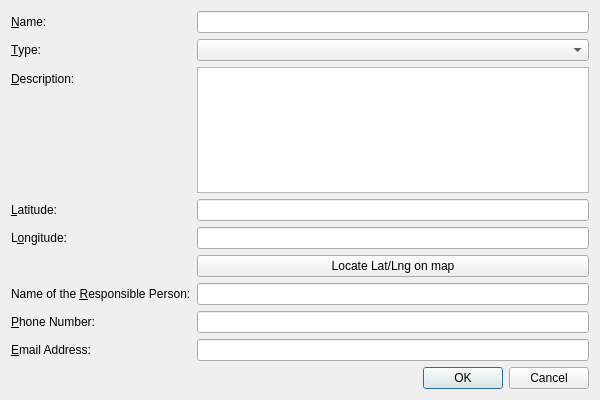
<?xml version="1.0" encoding="UTF-8"?>
<ui version="4.0">
 <class>HealthCenterDialog</class>
 <widget class="QDialog" name="HealthCenterDialog">
  <property name="geometry">
   <rect>
    <x>0</x>
    <y>0</y>
    <width>600</width>
    <height>400</height>
   </rect>
  </property>
  <property name="minimumSize">
   <size>
    <width>600</width>
    <height>400</height>
   </size>
  </property>
  <property name="maximumSize">
   <size>
    <width>600</width>
    <height>400</height>
   </size>
  </property>
  <property name="windowTitle">
   <string>Dialog</string>
  </property>
  <layout class="QFormLayout" name="formLayout">
   <property name="fieldGrowthPolicy">
    <enum>QFormLayout::AllNonFixedFieldsGrow</enum>
   </property>
   <item row="0" column="0">
    <widget class="QLabel" name="nameLabel">
     <property name="text">
      <string>&amp;Name:</string>
     </property>
     <property name="buddy">
      <cstring>nameLineEdit</cstring>
     </property>
    </widget>
   </item>
   <item row="0" column="1">
    <widget class="QLineEdit" name="nameLineEdit">
     <property name="inputMethodHints">
      <set>Qt::ImhUppercaseOnly</set>
     </property>
    </widget>
   </item>
   <item row="1" column="0">
    <widget class="QLabel" name="typeLabel">
     <property name="text">
      <string>&amp;Type:</string>
     </property>
     <property name="buddy">
      <cstring>typeComboBox</cstring>
     </property>
    </widget>
   </item>
   <item row="1" column="1">
    <widget class="QComboBox" name="typeComboBox"/>
   </item>
   <item row="2" column="0">
    <widget class="QLabel" name="descriptionLabel">
     <property name="text">
      <string>&amp;Description:</string>
     </property>
     <property name="buddy">
      <cstring>descriptionTextEdit</cstring>
     </property>
    </widget>
   </item>
   <item row="2" column="1">
    <widget class="QTextEdit" name="descriptionTextEdit"/>
   </item>
   <item row="3" column="0">
    <widget class="QLabel" name="latitudeLabel">
     <property name="text">
      <string>&amp;Latitude:</string>
     </property>
     <property name="buddy">
      <cstring>latitudeLineEdit</cstring>
     </property>
    </widget>
   </item>
   <item row="3" column="1">
    <widget class="QLineEdit" name="latitudeLineEdit">
     <property name="enabled">
      <bool>true</bool>
     </property>
     <property name="readOnly">
      <bool>false</bool>
     </property>
    </widget>
   </item>
   <item row="5" column="0">
    <widget class="QLabel" name="longitudeLabel">
     <property name="text">
      <string>L&amp;ongitude:</string>
     </property>
     <property name="buddy">
      <cstring>longitudeLineEdit</cstring>
     </property>
    </widget>
   </item>
   <item row="5" column="1">
    <widget class="QLineEdit" name="longitudeLineEdit">
     <property name="enabled">
      <bool>true</bool>
     </property>
     <property name="readOnly">
      <bool>false</bool>
     </property>
    </widget>
   </item>
   <item row="6" column="1">
    <widget class="QPushButton" name="locateOnMapPushButton">
     <property name="text">
      <string>Locate Lat/Lng on map</string>
     </property>
    </widget>
   </item>
   <item row="15" column="0">
    <widget class="QLabel" name="nameResponsibleLabel">
     <property name="text">
      <string>Name of the &amp;Responsible Person:</string>
     </property>
     <property name="buddy">
      <cstring>nameResponsibleLineEdit</cstring>
     </property>
    </widget>
   </item>
   <item row="15" column="1">
    <widget class="QLineEdit" name="nameResponsibleLineEdit">
     <property name="inputMethodHints">
      <set>Qt::ImhUppercaseOnly</set>
     </property>
    </widget>
   </item>
   <item row="16" column="0">
    <widget class="QLabel" name="phoneNumberlabel">
     <property name="text">
      <string>&amp;Phone Number:</string>
     </property>
     <property name="buddy">
      <cstring>phoneNumberLineEdit</cstring>
     </property>
    </widget>
   </item>
   <item row="16" column="1">
    <widget class="QLineEdit" name="phoneNumberLineEdit">
     <property name="inputMethodHints">
      <set>Qt::ImhDigitsOnly</set>
     </property>
    </widget>
   </item>
   <item row="17" column="0">
    <widget class="QLabel" name="emailAddressLabel">
     <property name="text">
      <string>&amp;Email Address:</string>
     </property>
     <property name="buddy">
      <cstring>emailAddressLineEdit</cstring>
     </property>
    </widget>
   </item>
   <item row="17" column="1">
    <widget class="QLineEdit" name="emailAddressLineEdit">
     <property name="inputMethodHints">
      <set>Qt::ImhEmailCharactersOnly</set>
     </property>
    </widget>
   </item>
   <item row="18" column="1">
    <widget class="QDialogButtonBox" name="buttonBox">
     <property name="standardButtons">
      <set>QDialogButtonBox::Cancel|QDialogButtonBox::Ok</set>
     </property>
    </widget>
   </item>
  </layout>
 </widget>
 <tabstops>
  <tabstop>nameLineEdit</tabstop>
  <tabstop>typeComboBox</tabstop>
  <tabstop>descriptionTextEdit</tabstop>
  <tabstop>latitudeLineEdit</tabstop>
  <tabstop>longitudeLineEdit</tabstop>
  <tabstop>nameResponsibleLineEdit</tabstop>
  <tabstop>phoneNumberLineEdit</tabstop>
  <tabstop>emailAddressLineEdit</tabstop>
 </tabstops>
 <resources/>
 <connections/>
</ui>
